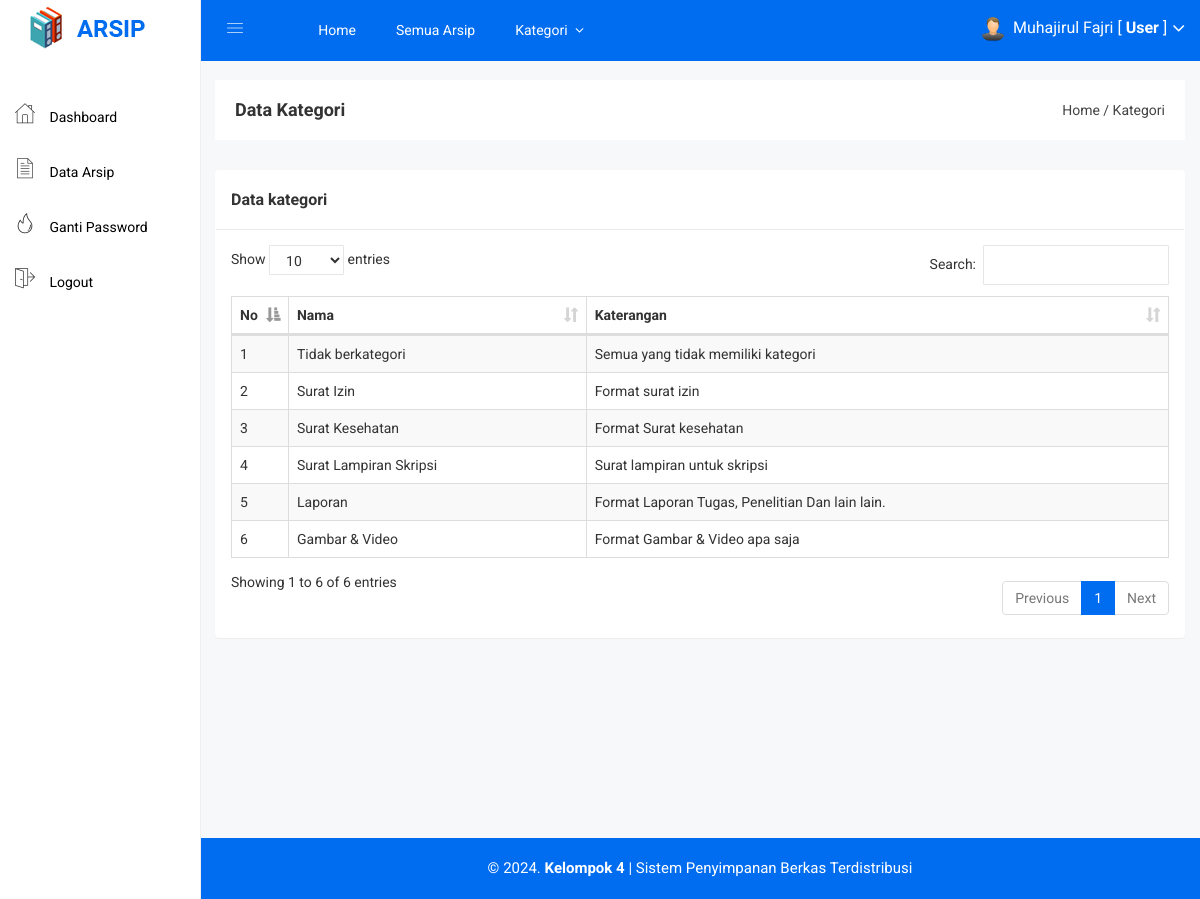
The page /user/kategori.php (signed in) on the database its author committed.
### tables this page shows
CREATE TABLE `kategori` (
  `kategori_id` int(11) NOT NULL,
  `kategori_nama` varchar(255) NOT NULL,
  `kategori_keterangan` text NOT NULL
);

### user/kategori.php (the view)
<?php include 'header.php'; ?>
<div class="breadcome-area">
    <div class="container-fluid">
        <div class="row">
            <div class="col-lg-12 col-md-12 col-sm-12 col-xs-12">
                <div class="breadcome-list">
                    <div class="row">
                        <div class="col-lg-6 col-md-6 col-sm-6 col-xs-12">
                            <div class="breadcome-heading">
                                <h4 style="margin-bottom: 0px">Data Kategori</h4>
                            </div>
                        </div>
                        <div class="col-lg-6 col-md-6 col-sm-6 col-xs-12">
                            <ul class="breadcome-menu" style="padding-top: 0px">
                                <li><a href="#">Home</a> <span class="bread-slash">/</span></li>
                                <li><span class="bread-blod">Kategori</span></li>
                            </ul>
                        </div>
                    </div>
                </div>
            </div>
        </div>
    </div>
</div>
<div class="container-fluid">
    <div class="panel panel">
        <div class="panel-heading">
            <h3 class="panel-title">Data kategori</h3>
        </div>
        <div class="panel-body">
            <table id="table" class="table table-bordered table-striped table-hover table-datatable">
                <thead>
                    <tr>
                        <th width="1%">No</th>
                        <th>Nama</th>
                        <th>Katerangan</th>
                    </tr>
                </thead>
                <tbody>
                    <?php
                    $no = 1;
                    $kategori = mysqli_query($koneksi,"SELECT * FROM kategori");
                    while($p = mysqli_fetch_array($kategori)){
                        ?>
                        <tr>
                            <td><?php echo $no++; ?></td>
                            <td><?php echo $p['kategori_nama'] ?></td>
                            <td><?php echo $p['kategori_keterangan'] ?></td>
                        </tr>
                        <?php
                    }
                    ?>
                </tbody>
            </table>
        </div>
    </div>
</div>
<?php include 'footer.php'; ?>

### assets/css/main.css (style rules this page uses)
html { color: #222; font-size: 1em; line-height: 1.4; }

### assets/css/style.css (style rules this page uses)
.panel-heading { padding: 20px 15px; border-bottom: 1px solid #ececec; }
td { vertical-align: middle !important; }

### assets/js/DataTables/datatables.css (style rules this page uses)
table.dataTable { clear: both; margin-top: 6px !important; margin-bottom: 6px !important; max-width: none !important; border-collapse: separate !important; }
table.dataTable td, table.dataTable th { -webkit-box-sizing: content-box; box-sizing: content-box; }
table.dataTable thead > tr > th.sorting_asc, table.dataTable thead > tr > th.sorting_desc, table.dataTable thead > tr > th.sorting, table.dataTable thead > tr > td.sorting_asc, table.dataTable thead > tr > td.sorting_desc, table.dataTable thead > tr > td.sorting { padding-right: 30px; }
table.dataTable thead .sorting, table.dataTable thead .sorting_asc, table.dataTable thead .sorting_desc, table.dataTable thead .sorting_asc_disabled, table.dataTable thead .sorting_desc_disabled { cursor: pointer; position: relative; }
table.dataTable thead .sorting:after, table.dataTable thead .sorting_asc:after, table.dataTable thead .sorting_desc:after, table.dataTable thead .sorting_asc_disabled:after, table.dataTable thead .sorting_desc_disabled:after { position: absolute; bottom: 8px; right: 8px; display: block; font-family: 'Glyphicons Halflings'; opacity: 0.5; }
table.dataTable thead .sorting:after { opacity: 0.2; content: "\e150"; }
table.dataTable thead .sorting_asc:after { content: "\e155"; }
table.table-bordered.dataTable th, table.table-bordered.dataTable td { border-left-width: 0; }
table.table-bordered.dataTable th:last-child, table.table-bordered.dataTable th:last-child, table.table-bordered.dataTable td:last-child, table.table-bordered.dataTable td:last-child { border-right-width: 0; }
table.table-bordered.dataTable tbody th, table.table-bordered.dataTable tbody td { border-bottom-width: 0; }

### rows shown on the page
kategori: kategori_nama "Tidak berkategori", kategori_keterangan "Semua yang tidak memiliki kategori"
kategori: kategori_nama "Surat Izin", kategori_keterangan "Format surat izin"
kategori: kategori_nama "Surat Kesehatan", kategori_keterangan "Format Surat kesehatan"
kategori: kategori_nama "Surat Lampiran Skripsi", kategori_keterangan "Surat lampiran untuk skripsi"
kategori: kategori_nama "Laporan", kategori_keterangan "Format Laporan Tugas, Penelitian Dan lain lain."
kategori: kategori_nama "Gambar & Video", kategori_keterangan "Format Gambar & Video apa saja"

### other values the page prints
$_SESSION['nama'] "Muhajirul Fajri"
